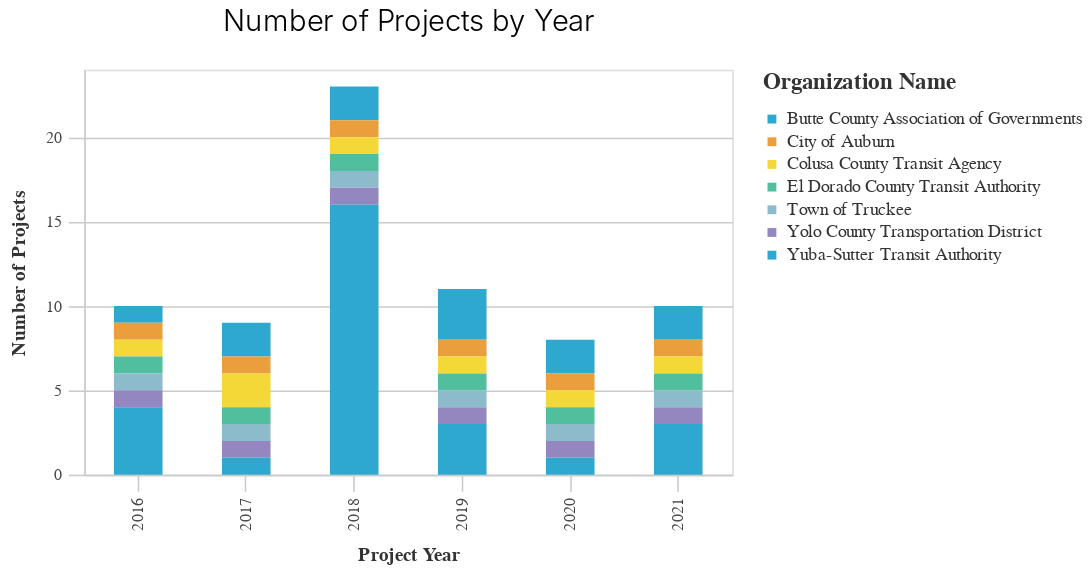

Notebook code for this chart:
### Code cell
chart = (alt.Chart(df_count)
             .mark_bar(size=30)
             .encode(
                 x=alt.X('project_year:O', title=labeling('project_year')),
                 y=alt.Y('n:Q', title=('Number of Projects')),
                 color = alt.Color('organization_name:N',
                                  scale=alt.Scale(
                                      range=altair_utils.CALITP_CATEGORY_BRIGHT_COLORS),
                                      legend=alt.Legend(title=(labeling('organization_name')))
                                  )
    #             , column='organization_name:N'
             )
             .properties( 
                          title=('Number of Projects by Year'))
    )

chart=styleguide.preset_chart_config(chart)
    
display(chart)

### Figure 1 — Vega-Lite specification as saved in the notebook (floating-point values rounded to 4 significant figures)
{"config": {"view": {"continuousWidth": 400, "continuousHeight": 300}, "axis": {"domainColor": "#cbcbcb", "grid": true, "gridColor": "#cbcbcb", "gridWidth": 1, "labelColor": "#474747", "labelFont": "Nunito Sans", "labelFontSize": 10, "labelPadding": 4, "tickColor": "#cbcbcb", "tickSize": 10, "titleColor": "#333", "titleFont": "Raleway", "titleFontSize": 12, "titlePadding": 10}, "axisBand": {"grid": false}, "background": "white", "font": "Raleway", "header": {"labelFont": "Nunito Sans", "titleFont": "Raleway"}, "legend": {"labelColor": "#333", "labelFont": "Nunito Sans", "labelFontSize": 11, "labelLimit": 0, "padding": 1, "symbolSize": 30, "symbolType": "square", "titleColor": "#333", "titleFont": "Raleway", "titleFontSize": 14, "titlePadding": 10}, "title": {"anchor": "middle", "font": "Raleway", "fontSize": 18, "fontWeight": 300, "offset": 20}}, "data": {"name": "data-5cd2dd3f695658ff754651ff6472b4be"}, "mark": {"type": "bar", "size": 30}, "encoding": {"color": {"field": "organization_name", "legend": {"title": "Organization Name"}, "scale": {"range": ["#2EA8CE", "#EB9F3C", "#F4D837", "#51BF9D", "#8CBCCB", "#9487C0"]}, "type": "nominal"}, "x": {"field": "project_year", "title": "Project Year", "type": "ordinal"}, "y": {"field": "n", "title": "Number of Projects", "type": "quantitative"}}, "height": 250, "title": "Number of Projects by Year", "width": 400, "$schema": "https://vega.github.io/schema/vega-lite/v4.17.0.json", "datasets": {"data-5cd2dd3f695658ff754651ff6472b4be": [{"project_year": 2016, "organization_name": "Butte County Association of Governments", "n": 1}, {"project_year": 2016, "organization_name": "City of Auburn", "n": 1}, {"project_year": 2016, "organization_name": "Colusa County Transit Agency", "n": 1}, {"project_year": 2016, "organization_name": "El Dorado County Transit Authority", "n": 1}, {"project_year": 2016, "organization_name": "Town of Truckee", "n": 1}, {"project_year": 2016, "organization_name": "Yolo County Transportation District", "n": 1}, {"project_year": 2016, "organization_name": "Yuba-Sutter Transit Authority", "n": 4}, {"project_year": 2017, "organization_name": "Butte County Association of Governments", "n": 2}, {"project_year": 2017, "organization_name": "City of Auburn", "n": 1}, {"project_year": 2017, "organization_name": "Colusa County Transit Agency", "n": 2}, {"project_year": 2017, "organization_name": "El Dorado County Transit Authority", "n": 1}, {"project_year": 2017, "organization_name": "Town of Truckee", "n": 1}, {"project_year": 2017, "organization_name": "Yolo County Transportation District", "n": 1}, {"project_year": 2017, "organization_name": "Yuba-Sutter Transit Authority", "n": 1}, {"project_year": 2018, "organization_name": "Butte County Association of Governments", "n": 2}, {"project_year": 2018, "organization_name": "City of Auburn", "n": 1}, {"project_year": 2018, "organization_name": "Colusa County Transit Agency", "n": 1}, {"project_year": 2018, "organization_name": "El Dorado County Transit Authority", "n": 1}, {"project_year": 2018, "organization_name": "Town of Truckee", "n": 1}, {"project_year": 2018, "organization_name": "Yolo County Transportation District", "n": 1}, {"project_year": 2018, "organization_name": "Yuba-Sutter Transit Authority", "n": 16}, {"project_year": 2019, "organization_name": "Butte County Association of Governments", "n": 3}, {"project_year": 2019, "organization_name": "City of Auburn", "n": 1}, {"project_year": 2019, "organization_name": "Colusa County Transit Agency", "n": 1}, {"project_year": 2019, "organization_name": "El Dorado County Transit Authority", "n": 1}, {"project_year": 2019, "organization_name": "Town of Truckee", "n": 1}, {"project_year": 2019, "organization_name": "Yolo County Transportation District", "n": 1}, {"project_year": 2019, "organization_name": "Yuba-Sutter Transit Authority", "n": 3}, {"project_year": 2020, "organization_name": "Butte County Association of Governments", "n": 2}, {"project_year": 2020, "organization_name": "City of Auburn", "n": 1}, {"project_year": 2020, "organization_name": "Colusa County Transit Agency", "n": 1}, {"project_year": 2020, "organization_name": "El Dorado County Transit Authority", "n": 1}, {"project_year": 2020, "organization_name": "Town of Truckee", "n": 1}, {"project_year": 2020, "organization_name": "Yolo County Transportation District", "n": 1}, {"project_year": 2020, "organization_name": "Yuba-Sutter Transit Authority", "n": 1}, {"project_year": 2021, "organization_name": "Butte County Association of Governments", "n": 2}, {"project_year": 2021, "organization_name": "City of Auburn", "n": 1}, {"project_year": 2021, "organization_name": "Colusa County Transit Agency", "n": 1}, {"project_year": 2021, "organization_name": "El Dorado County Transit Authority", "n": 1}, {"project_year": 2021, "organization_name": "Town of Truckee", "n": 1}, {"project_year": 2021, "organization_name": "Yolo County Transportation District", "n": 1}, {"project_year": 2021, "organization_name": "Yuba-Sutter Transit Authority", "n": 3}]}}
